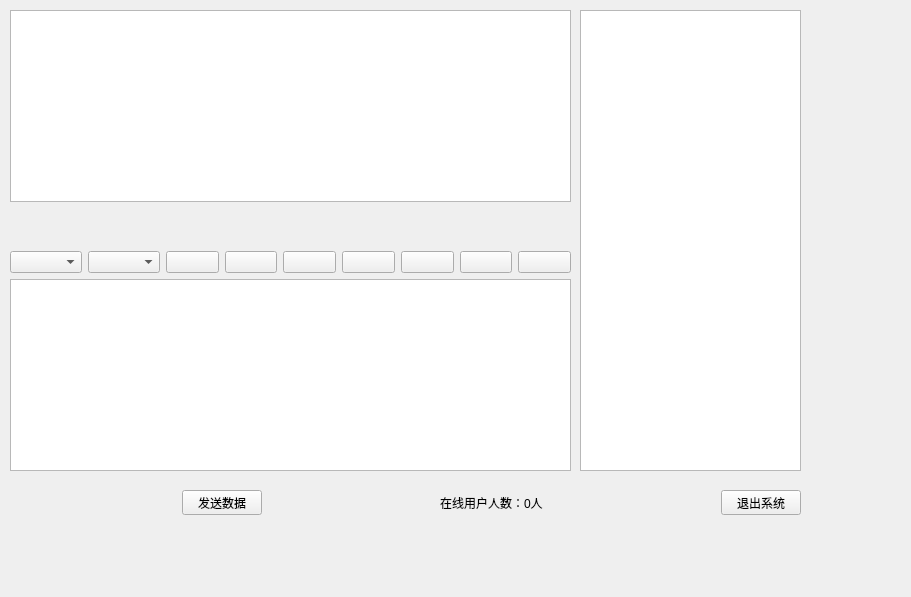
<?xml version="1.0" encoding="UTF-8"?>
<ui version="4.0">
 <class>Widget</class>
 <widget class="QWidget" name="Widget">
  <property name="geometry">
   <rect>
    <x>0</x>
    <y>0</y>
    <width>911</width>
    <height>597</height>
   </rect>
  </property>
  <property name="windowTitle">
   <string>Widget</string>
  </property>
  <widget class="QTableWidget" name="UsertableWidget">
   <property name="geometry">
    <rect>
     <x>580</x>
     <y>10</y>
     <width>221</width>
     <height>461</height>
    </rect>
   </property>
  </widget>
  <widget class="QWidget" name="layoutWidget">
   <property name="geometry">
    <rect>
     <x>10</x>
     <y>490</y>
     <width>791</width>
     <height>25</height>
    </rect>
   </property>
   <layout class="QHBoxLayout" name="horizontalLayout_2">
    <item>
     <spacer name="horizontalSpacer_3">
      <property name="orientation">
       <enum>Qt::Horizontal</enum>
      </property>
      <property name="sizeHint" stdset="0">
       <size>
        <width>40</width>
        <height>20</height>
       </size>
      </property>
     </spacer>
    </item>
    <item>
     <widget class="QPushButton" name="sendBtn">
      <property name="text">
       <string>发送数据</string>
      </property>
     </widget>
    </item>
    <item>
     <spacer name="horizontalSpacer_2">
      <property name="orientation">
       <enum>Qt::Horizontal</enum>
      </property>
      <property name="sizeHint" stdset="0">
       <size>
        <width>40</width>
        <height>20</height>
       </size>
      </property>
     </spacer>
    </item>
    <item>
     <widget class="QLabel" name="label">
      <property name="text">
       <string>在线用户人数：0人</string>
      </property>
     </widget>
    </item>
    <item>
     <spacer name="horizontalSpacer">
      <property name="orientation">
       <enum>Qt::Horizontal</enum>
      </property>
      <property name="sizeHint" stdset="0">
       <size>
        <width>40</width>
        <height>20</height>
       </size>
      </property>
     </spacer>
    </item>
    <item>
     <widget class="QPushButton" name="pushButton_2">
      <property name="text">
       <string>退出系统</string>
      </property>
     </widget>
    </item>
   </layout>
  </widget>
  <widget class="QWidget" name="layoutWidget">
   <property name="geometry">
    <rect>
     <x>10</x>
     <y>10</y>
     <width>561</width>
     <height>461</height>
    </rect>
   </property>
   <layout class="QVBoxLayout" name="verticalLayout">
    <item>
     <widget class="QTextBrowser" name="textBrowser"/>
    </item>
    <item>
     <spacer name="verticalSpacer">
      <property name="orientation">
       <enum>Qt::Vertical</enum>
      </property>
      <property name="sizeHint" stdset="0">
       <size>
        <width>20</width>
        <height>40</height>
       </size>
      </property>
     </spacer>
    </item>
    <item>
     <layout class="QHBoxLayout" name="horizontalLayout">
      <item>
       <widget class="QComboBox" name="FontcomboBox"/>
      </item>
      <item>
       <widget class="QComboBox" name="SizecomboBox">
        <property name="currentText">
         <string/>
        </property>
       </widget>
      </item>
      <item>
       <widget class="QPushButton" name="BoldpushButton">
        <property name="text">
         <string/>
        </property>
        <property name="icon">
         <iconset resource="icon.qrc">
          <normaloff>:/icon/icon/1.webp</normaloff>:/icon/icon/1.webp</iconset>
        </property>
       </widget>
      </item>
      <item>
       <widget class="QPushButton" name="ItailpushButton">
        <property name="text">
         <string/>
        </property>
        <property name="icon">
         <iconset resource="icon.qrc">
          <normaloff>:/icon/icon/2.webp</normaloff>:/icon/icon/2.webp</iconset>
        </property>
       </widget>
      </item>
      <item>
       <widget class="QPushButton" name="UnderlinepushButton">
        <property name="text">
         <string/>
        </property>
        <property name="icon">
         <iconset resource="icon.qrc">
          <normaloff>:/icon/icon/6.webp</normaloff>:/icon/icon/6.webp</iconset>
        </property>
       </widget>
      </item>
      <item>
       <widget class="QPushButton" name="ColorpushButton">
        <property name="text">
         <string/>
        </property>
        <property name="icon">
         <iconset resource="icon.qrc">
          <normaloff>:/icon/icon/7.webp</normaloff>:/icon/icon/7.webp</iconset>
        </property>
       </widget>
      </item>
      <item>
       <widget class="QPushButton" name="SendpushButton">
        <property name="text">
         <string/>
        </property>
        <property name="icon">
         <iconset resource="icon.qrc">
          <normaloff>:/icon/icon/4.webp</normaloff>:/icon/icon/4.webp</iconset>
        </property>
       </widget>
      </item>
      <item>
       <widget class="QPushButton" name="SavepushButton">
        <property name="text">
         <string/>
        </property>
        <property name="icon">
         <iconset resource="icon.qrc">
          <normaloff>:/icon/icon/3.webp</normaloff>:/icon/icon/3.webp</iconset>
        </property>
       </widget>
      </item>
      <item>
       <widget class="QPushButton" name="ClearpushButto">
        <property name="text">
         <string/>
        </property>
        <property name="icon">
         <iconset resource="icon.qrc">
          <normaloff>:/icon/icon/5.webp</normaloff>:/icon/icon/5.webp</iconset>
        </property>
       </widget>
      </item>
     </layout>
    </item>
    <item>
     <widget class="QTextEdit" name="MsgtextEdit"/>
    </item>
   </layout>
  </widget>
 </widget>
 <resources>
  <include location="icon.qrc"/>
 </resources>
 <connections/>
</ui>
